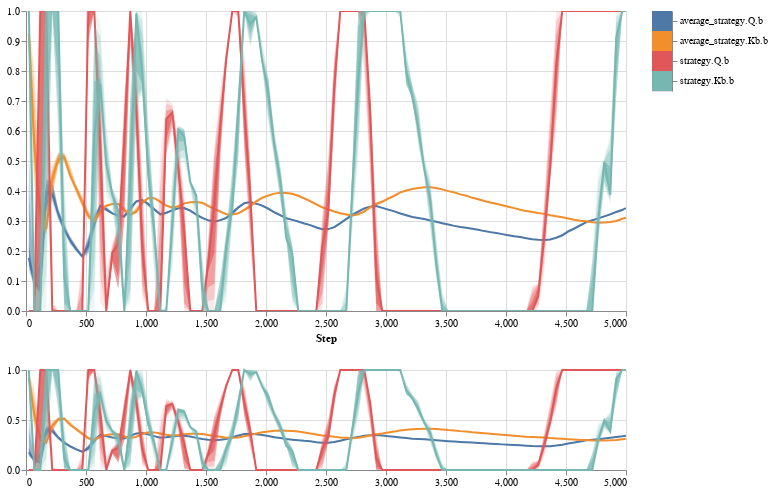

The cell this chart's notebook holds for it:
### Code cell
analytics.distribution(ind.average_strategy_Q_b + ind.average_strategy_Kb_b + 
                       ind.strategy_Q_b + ind.strategy_Kb_b,
                      width=600,                      height=300)
